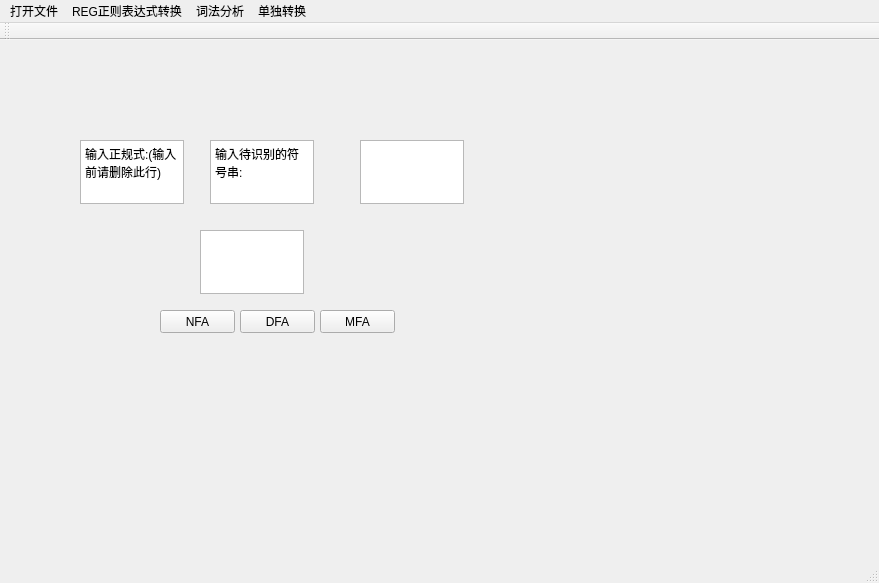
<?xml version="1.0" encoding="UTF-8"?>
<ui version="4.0">
 <class>MainWindow</class>
 <widget class="QMainWindow" name="MainWindow">
  <property name="geometry">
   <rect>
    <x>0</x>
    <y>0</y>
    <width>879</width>
    <height>583</height>
   </rect>
  </property>
  <property name="windowTitle">
   <string>MainWindow</string>
  </property>
  <widget class="QWidget" name="centralwidget">
   <widget class="QPlainTextEdit" name="plainTextEdit">
    <property name="geometry">
     <rect>
      <x>80</x>
      <y>100</y>
      <width>104</width>
      <height>64</height>
     </rect>
    </property>
    <property name="plainText">
     <string>输入正规式:(输入前请删除此行)</string>
    </property>
   </widget>
   <widget class="QPlainTextEdit" name="plainTextEdit_2">
    <property name="geometry">
     <rect>
      <x>210</x>
      <y>100</y>
      <width>104</width>
      <height>64</height>
     </rect>
    </property>
    <property name="plainText">
     <string>输入待识别的符号串:</string>
    </property>
   </widget>
   <widget class="QPlainTextEdit" name="plainTextEdit_3">
    <property name="geometry">
     <rect>
      <x>360</x>
      <y>100</y>
      <width>104</width>
      <height>64</height>
     </rect>
    </property>
   </widget>
   <widget class="QTextEdit" name="textEdit">
    <property name="geometry">
     <rect>
      <x>200</x>
      <y>190</y>
      <width>104</width>
      <height>64</height>
     </rect>
    </property>
   </widget>
   <widget class="QPushButton" name="pushButton">
    <property name="geometry">
     <rect>
      <x>160</x>
      <y>270</y>
      <width>75</width>
      <height>23</height>
     </rect>
    </property>
    <property name="text">
     <string>NFA</string>
    </property>
   </widget>
   <widget class="QPushButton" name="pushButton_2">
    <property name="geometry">
     <rect>
      <x>240</x>
      <y>270</y>
      <width>75</width>
      <height>23</height>
     </rect>
    </property>
    <property name="text">
     <string>DFA</string>
    </property>
   </widget>
   <widget class="QPushButton" name="pushButton_3">
    <property name="geometry">
     <rect>
      <x>320</x>
      <y>270</y>
      <width>75</width>
      <height>23</height>
     </rect>
    </property>
    <property name="text">
     <string>MFA</string>
    </property>
   </widget>
  </widget>
  <widget class="QMenuBar" name="menubar">
   <property name="geometry">
    <rect>
     <x>0</x>
     <y>0</y>
     <width>879</width>
     <height>22</height>
    </rect>
   </property>
   <widget class="QMenu" name="menu_F">
    <property name="title">
     <string>打开文件</string>
    </property>
    <addaction name="action_7"/>
    <addaction name="action_10"/>
   </widget>
   <widget class="QMenu" name="menu_E">
    <property name="title">
     <string>REG正则表达式转换</string>
    </property>
    <addaction name="action_6"/>
    <addaction name="actionNFA_DFA_2"/>
    <addaction name="actionDFA_MFA_2"/>
    <addaction name="action_8"/>
   </widget>
   <widget class="QMenu" name="menu">
    <property name="title">
     <string>词法分析</string>
    </property>
    <addaction name="action_9"/>
   </widget>
   <widget class="QMenu" name="menu_NFA_DFA">
    <property name="title">
     <string>单独转换</string>
    </property>
    <addaction name="action_NFA_DFA"/>
    <addaction name="action_DFA_MFA_2"/>
   </widget>
   <addaction name="menu_F"/>
   <addaction name="menu_E"/>
   <addaction name="menu"/>
   <addaction name="menu_NFA_DFA"/>
  </widget>
  <widget class="QStatusBar" name="statusbar"/>
  <widget class="QToolBar" name="toolBar">
   <property name="windowTitle">
    <string>toolBar</string>
   </property>
   <attribute name="toolBarArea">
    <enum>TopToolBarArea</enum>
   </attribute>
   <attribute name="toolBarBreak">
    <bool>false</bool>
   </attribute>
  </widget>
  <action name="action_lexicalAnalyzer">
   <property name="text">
    <string> 词法分析器1</string>
   </property>
  </action>
  <action name="action_2">
   <property name="text">
    <string> 词法分析器2</string>
   </property>
  </action>
  <action name="action">
   <property name="text">
    <string> 语法分析器</string>
   </property>
  </action>
  <action name="action_3">
   <property name="text">
    <string>生成中间代码</string>
   </property>
  </action>
  <action name="action_4">
   <property name="text">
    <string> 算符优先</string>
   </property>
  </action>
  <action name="action_5">
   <property name="text">
    <string>生成目标代码</string>
   </property>
  </action>
  <action name="action_NFA">
   <property name="text">
    <string>正规式转NFA</string>
   </property>
  </action>
  <action name="actionNFA_DFA">
   <property name="text">
    <string>NFA转DFA</string>
   </property>
  </action>
  <action name="actionDFA_MFA">
   <property name="text">
    <string>DFA转MFA</string>
   </property>
  </action>
  <action name="action_6">
   <property name="text">
    <string>正规式转NFA</string>
   </property>
  </action>
  <action name="action_7">
   <property name="text">
    <string>打开正规式文件</string>
   </property>
  </action>
  <action name="actionNFA_DFA_2">
   <property name="text">
    <string>NFA转DFA</string>
   </property>
  </action>
  <action name="actionDFA_MFA_2">
   <property name="text">
    <string>DFA转MFA</string>
   </property>
  </action>
  <action name="action_8">
   <property name="text">
    <string>一键三连</string>
   </property>
  </action>
  <action name="action_9">
   <property name="text">
    <string>词法分析</string>
   </property>
  </action>
  <action name="action_10">
   <property name="text">
    <string>打开待识别符号串文件</string>
   </property>
  </action>
  <action name="action_DFA_MFA">
   <property name="text">
    <string>输入DFA转MFA</string>
   </property>
  </action>
  <action name="action_NFA_DFA">
   <property name="text">
    <string>输入NFA转DFA</string>
   </property>
  </action>
  <action name="action_DFA_MFA_2">
   <property name="text">
    <string>输入DFA转MFA</string>
   </property>
  </action>
 </widget>
 <resources/>
 <connections/>
</ui>
